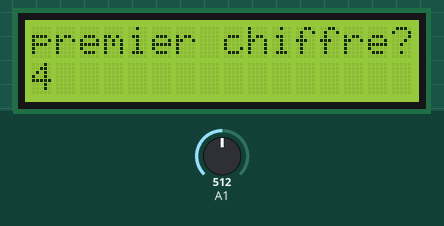
Recording of a sketch running on a simulated Arduino Uno, built with avr-gcc and run on an emulated ATmega328P. Parts: 16×2 character LCD. Inputs (shaded band) come from the test bench; at power-on: A1 = 512.

Above: at 1.29 s.
1.3 s: A1 set to 716
At 1.54 s:
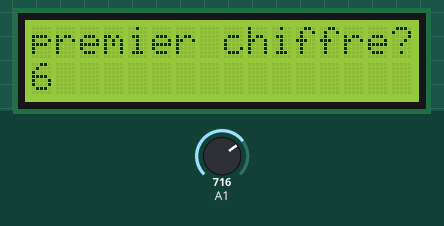
4.3 s: A1 set to 359
At 5.5 s:
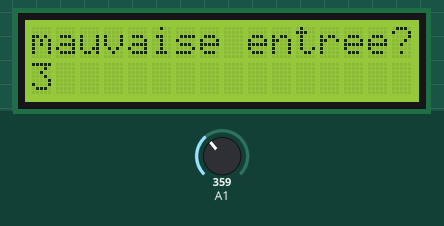
6.6 s: A1 set to 328
At 16.0 s:
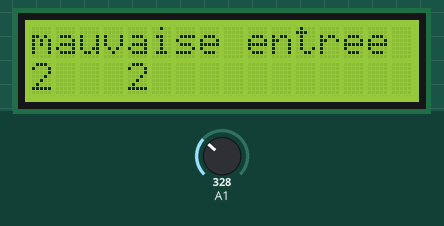

Measured:
- the behaviour switches between 341 and 340 on A1 (found by bisection; images 2 and 3)
- after the input at 1.3 s, the display: changes after 0.06 s (image 1)
- what the display in image 2 shows lasts 0.6 s, from 5.1 s to 5.7 s

The sketch:

Serrure.ino
```cpp
#include "LiquidCrystal.h" //ajout de la librairie

//temps max avant remise a 0
#define TMAX 10000
//temps pour rentrer un chiffre
#define TCOMB 5000

//pour le clear
int etat = 0;

//alimentation du potentiometre
const int pot = 6;
const int ledV = 2;
const int ledR = 4;

//ecran LCD
LiquidCrystal lcd(1,3,5,6,7,8,9,10,11,12); //liaison 8 bits de données

//potentiometre branché sur ax analog


// les 4 valeurs du coffres
int code[4] = {2,7,4,8};

//connaitre la position dans l'automate
int cpt = 0;
// valeur du potentiomatre
int val = 0;
//temps pour determiner les differants changements
unsigned long time1 = 0;
unsigned long time2 = 0;


void setup() {
  lcd.begin(16,2);
  lcd.setCursor(0,0);
  //  digitalWrite(pot,HIGH);
  time1 = millis();
  digitalWrite(ledR,HIGH);
  digitalWrite(ledV,LOW);

}

void loop() {
  lcd.clear();
  val = map(analogRead(1),0,1023,0,9);
  time2 = millis();
  lcd.setCursor(0,2);
  if (cpt != 4) {
  lcd.print(val);
  }
  delay(1);


    switch(cpt) {
    case 0:
      //lcd.clear();
      lcd.setCursor(0,0);
      lcd.print("premier chiffre?");
      break;
    case 1:
      //lcd.clear();
      lcd.setCursor(0,0);
      lcd.print("second?");
      lcd.setCursor(4,1);
      lcd.print(code[0]);
      break;
    case 2:
      //lcd.clear();
      lcd.setCursor(0,0);
      lcd.print("3eme?");
      lcd.setCursor(4,1);
      lcd.print(code[0]);
      lcd.setCursor(6,1);
      lcd.print(code[1]);
      break;
    case 3:
      lcd.setCursor(0,0);
      lcd.print("dernier?");
      lcd.setCursor(4,1);
      lcd.print(code[0]);
      lcd.setCursor(6,1);
      lcd.print(code[1]);
      lcd.setCursor(8,1);
      lcd.print(code[2]);
      break;

    case 4:
      //lcd.clear();
      lcd.setCursor(0,0);
      lcd.print("ouvert!!");
      lcd.setCursor(0,1);
      lcd.print("code:");
      lcd.setCursor(6,1);
      lcd.print(code[0]);
      lcd.setCursor(8,1);
      lcd.print(code[1]);
      lcd.setCursor(10,1);
      lcd.print(code[2]);
      lcd.setCursor(12,1);
      lcd.print(code[3]);

      break;
    }

    if ((time2-time1) > TCOMB) {
      switch (cpt) {
	//premier chiffre
      case 0:
	/* lcd.setCursor(0,0); */
	/* lcd.clear(); */
	/* lcd.print("1er chiffre?"); */
	//Serial.println("entrez premier chiffre :");
	test();
	break;

	//second
      case 1 :
	lcd.setCursor(0,0);
	lcd.print("second?");
	//	Serial.println("entrez second chiffre :");
	test();
	break;

	//3eme
      case 2 :
	/* lcd.setCursor(0,0); */
	/* lcd.print("3 eme?"); */
	//	Serial.println("entrez 3eme chiffre :");
	test();
	break;

	//dernier
      case 3 :
	//tester si bon et ouvrir
	if (test() == 1 ) {
	  lcd.print("bien joue");
	  cpt = 4;
	  //allumer led verte /eteindre la rouge
	  digitalWrite(ledV,HIGH);
	  digitalWrite(ledR,LOW);
	}
	else {
	  /* lcd.setCursor(0,0); */
	  /* lcd.print("rate!"); */
	  //Serial.println("Bien joué mais raté");
	  cpt = 0;
	}
	break;
      }
    }

  delay(50);
}

int test() {
  if (val == code[cpt]) {
    cpt ++;
    time1 = millis();
    return 1;
  }
  else {
    //Serial.println("mauvaise entrée, veuillez recommencer");
    lcd.setCursor(0,0);
    lcd.print("mauvaise entree");
    delay(500);
    cpt = 0;
    time1 = millis();
    //return 0;
  }

}
```
